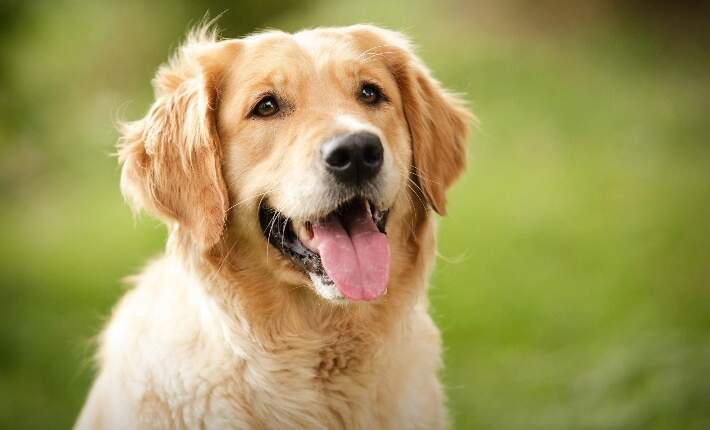
#> input picture dog.jpg, 710 x 430 px
$ python 'kırpma.py'
#> lines starting #> are read from the running program, lines starting #| are printed output that depends on the picture
import cv2 as  cv

img = cv.imread("dog.jpg")
#> img is the input picture: shape (430, 710, 3); mean B, G, R 89.5, 151.3, 160.4

crop = img[100:400, 100:400]
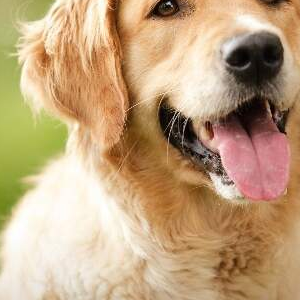
#> crop: shape (300, 300, 3); mean B, G, R 125.7, 162.9, 192.8


cv.imshow("orginal", img)
cv.imshow("cropped", crop)

cv.waitKey(0)
cv.destroyAllWindows()
